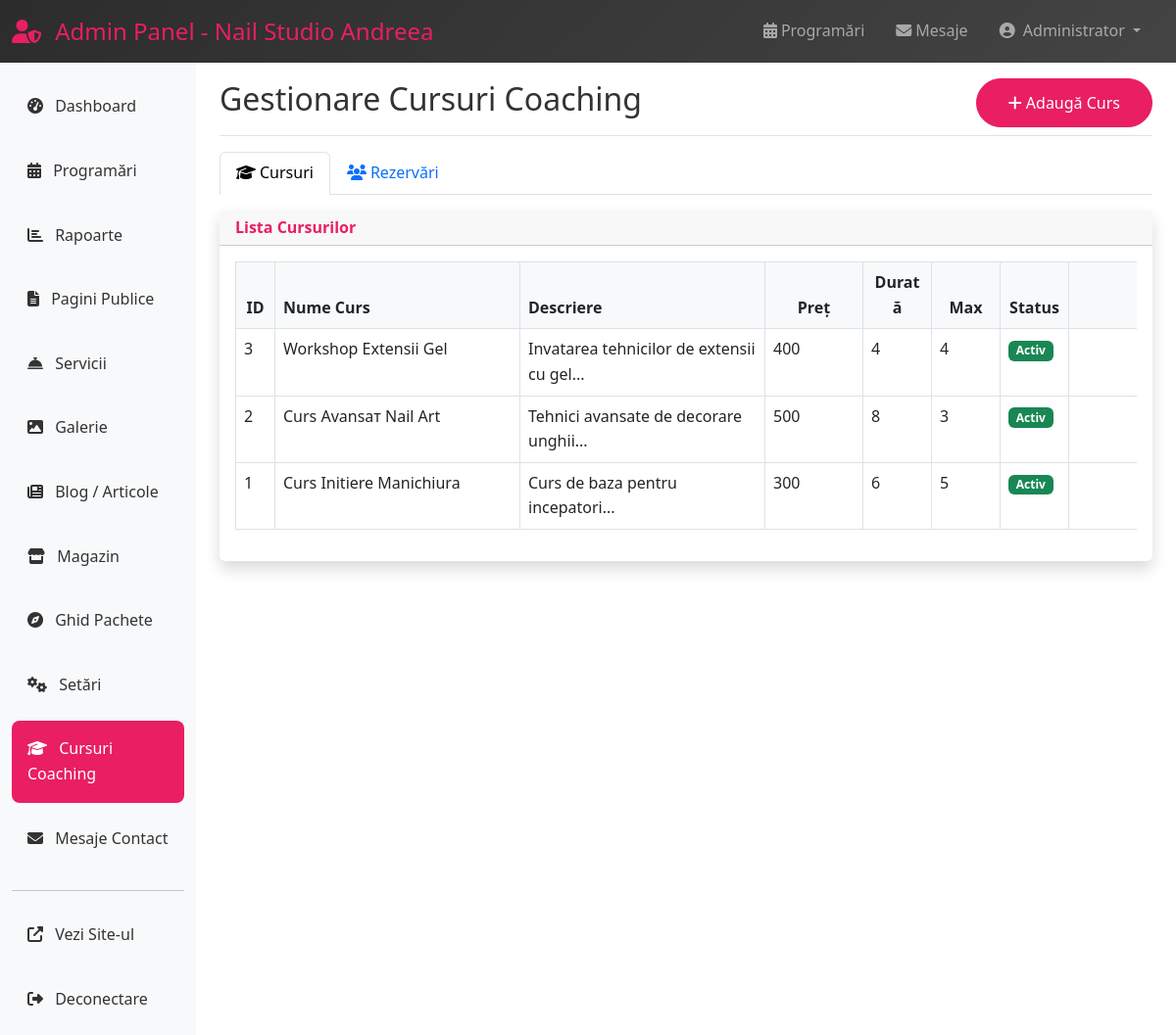
Before: /admin/coaching.php (signed in) with the older database file.
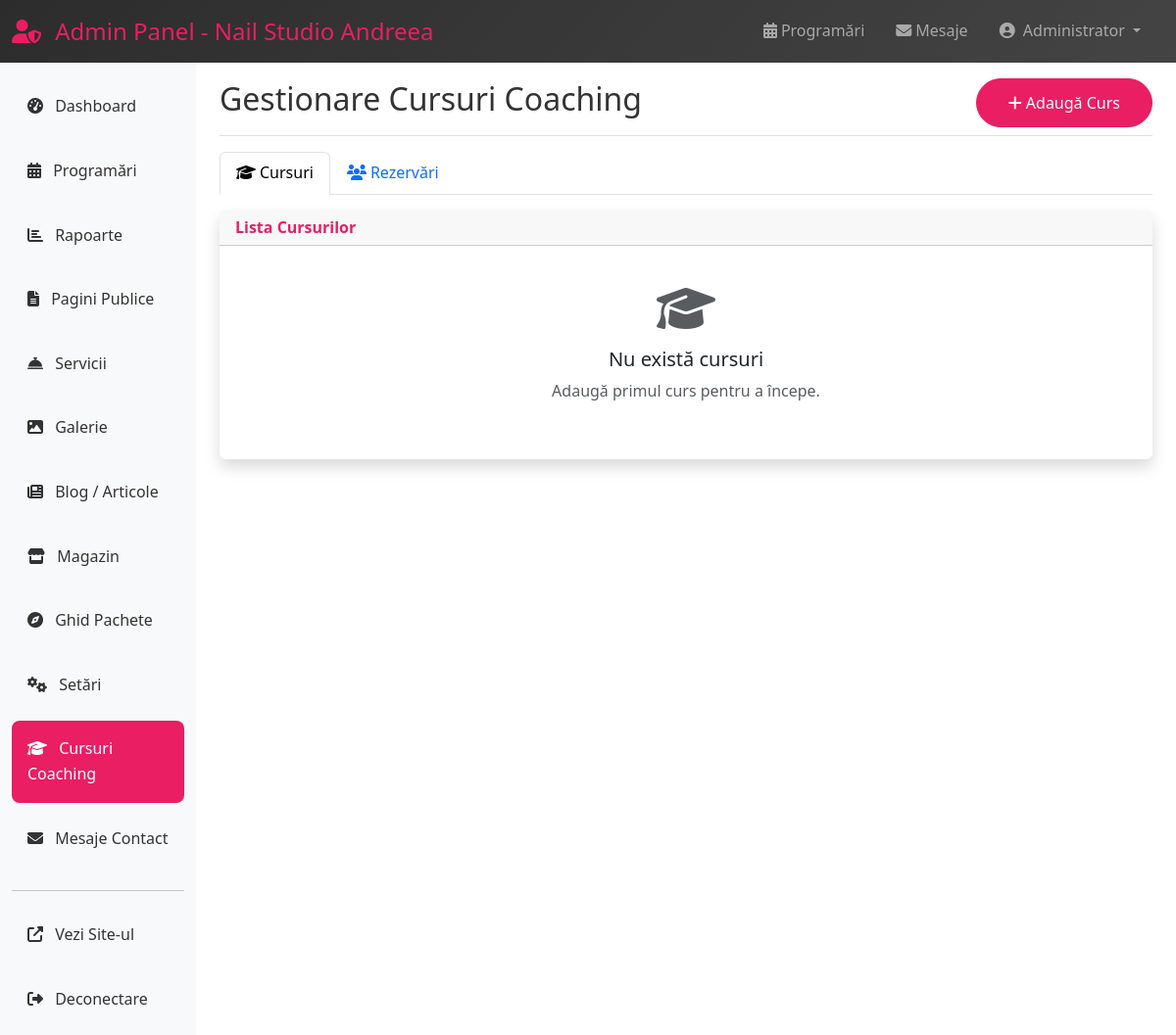
After: the same page with the newer database file.
### tables this page shows
CREATE TABLE coaching_sessions (
    id INT AUTO_INCREMENT PRIMARY KEY,
    session_name VARCHAR(100) NOT NULL,
    description TEXT,
    long_description TEXT,
    benefits TEXT,
    price DECIMAL(10,2) NOT NULL,
    duration INT NOT NULL COMMENT 'Duration in hours',
    max_participants INT DEFAULT 1,
    is_active BOOLEAN DEFAULT TRUE,
    created_at TIMESTAMP DEFAULT CURRENT_TIMESTAMP,
    updated_at TIMESTAMP DEFAULT CURRENT_TIMESTAMP ON UPDATE CURRENT_TIMESTAMP
);

### admin/coaching.php (the view, shortened to what the changed rows need)
<?php
require_once '../includes/functions.php';
$active_tab = 'sessions';
$result = $conn->query("SELECT * FROM coaching_sessions ORDER BY id DESC");
$coaching_sessions = [];
while ($row = $result->fetch_assoc()) {
    $row['benefits'] = $row['benefits'] ? $row['benefits'] : '[]';
    $coaching_sessions[] = $row;
}
include 'includes/admin_header.php';
?>
<div class="container-fluid">
    <div class="row">
        <main class="col-md-9 ms-sm-auto col-lg-10 px-md-4">
            <div class="d-flex justify-content-between flex-wrap flex-md-nowrap align-items-center pt-3 pb-2 mb-3 border-bottom">
                <h1 class="h2">Gestionare Cursuri Coaching</h1>
            </div>
            <div class="tab-content" id="myTabContent">
                <div class="tab-pane fade <?php echo ($active_tab=='sessions')?'show active':''; ?>" id="sessions" role="tabpanel">
                    <div class="card shadow mt-3">
                        <div class="card-body">
                            <?php if (!empty($coaching_sessions)): ?>
                            <div class="table-responsive">
                                <table class="table table-bordered table-hover">
                                    <thead>
                                        <tr>
                                            <th style="width:40px;text-align:center;">ID</th>
                                            <th style="width:250px;">Nume Curs</th>
                                            <th style="width:250px;">Descriere</th>
                                            <th style="width:100px;text-align:center;">Preț</th>
                                            <th style="width:70px;text-align:center;">Durată</th>
                                            <th style="width:70px;text-align:center;">Max</th>
                                            <th style="width:70px;text-align:center;">Status</th>
                                            <th style="width:350px;text-align:center;">Acțiuni</th>
                                        </tr>
                                    </thead>
                                    <tbody>
                                        <?php foreach ($coaching_sessions as $session): ?>
                                        <tr>
                                            <td><?php echo $session['id']; ?></td>
                                            <td><?php echo htmlspecialchars($session['session_name']); ?></td>
                                            <td><?php echo htmlspecialchars(substr($session['description'], 0, 50)) . '...'; ?></td>
                                            <td><?php echo number_format($session['price'], 0); ?></td>
                                            <td><?php echo $session['duration']; ?></td>
                                            <td><?php echo $session['max_participants']; ?></td>
                                            <td>
                                                    <span class="badge <?php echo $session['is_active'] ? 'bg-success' : 'bg-secondary'; ?>">
                                                        <?php echo $session['is_active'] ? 'Activ' : 'Inactiv'; ?>
                                                    </span>
                                                </td>
                                                <td><?= htmlspecialchars(mb_strimwidth($session['long_description'] ?? '', 0, 40, '...')) ?></td>
                                        </tr>
                                        <?php endforeach; ?>
                                    </tbody>
                                </table>
                            </div>
                            <?php else: ?>
                            <div class="text-center py-4">
                                <i class="fas fa-graduation-cap fa-3x text-muted mb-3"></i>
                                <h5>Nu există cursuri</h5>
                                <p class="text-muted">Adaugă primul curs pentru a începe.</p>
                            </div>
                            <?php endif; ?>
                        </div>
                    </div>
                </div>
            </div>
        </main>
    </div>
</div>
<?php include 'includes/admin_footer.php'; ?>

Changed rows visible on the page:
removed coaching_sessions: id "3", session_name "Workshop Extensii Gel", description "Invatarea tehnicilor de extensii cu gel", price "400", duration "4", max_participants "4", is_active "Activ"
removed coaching_sessions: id "2", session_name "Curs Avansат Nail Art", description "Tehnici avansate de decorare unghii", price "500", duration "8", max_participants "3", is_active "Activ"
removed coaching_sessions: id "1", session_name "Curs Initiere Manichiura", description "Curs de baza pentru incepatori", price "300", duration "6", max_participants "5", is_active "Activ"
Other visible differences:
text no longer shown: "ID Nume Curs Descriere Preț Durată Max Status"
text now shown: "Nu există cursuri Adaugă primul curs pentru a începe."
